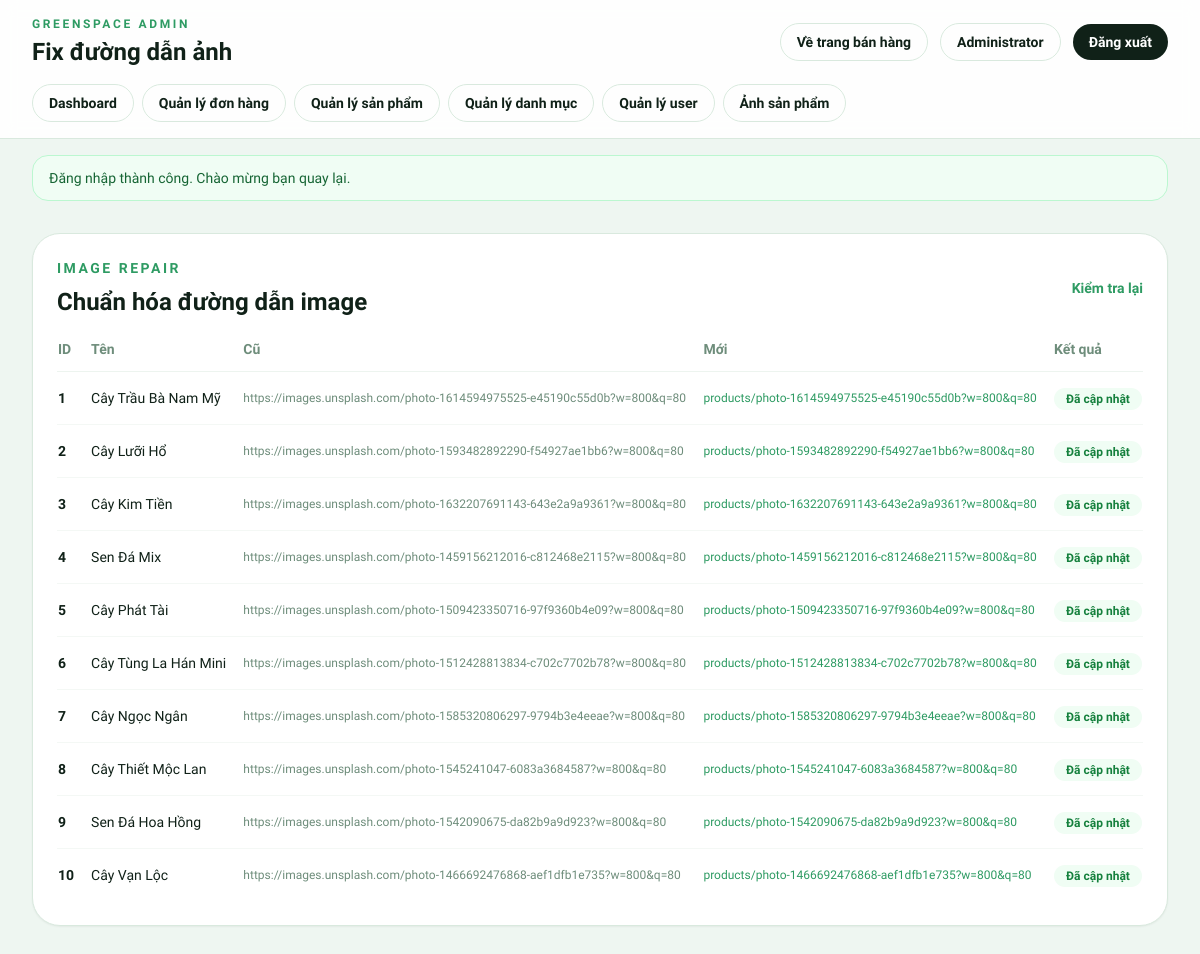
/admin/fix_images.php (signed in), run on the app's committed database.
### tables this page shows
CREATE TABLE products (
    id INT AUTO_INCREMENT PRIMARY KEY,
    category_id INT NOT NULL,
    name VARCHAR(200) NOT NULL,
    slug VARCHAR(200) NOT NULL UNIQUE,
    description TEXT DEFAULT NULL,
    price DECIMAL(10, 2) NOT NULL,
    sale_price DECIMAL(10, 2) DEFAULT NULL,
    stock INT NOT NULL DEFAULT 0,
    image VARCHAR(255) DEFAULT NULL,
    images TEXT DEFAULT NULL,  
    size VARCHAR(50) DEFAULT NULL,
    care_level ENUM('easy', 'medium', 'hard') NOT NULL DEFAULT 'medium',
    light_requirement ENUM('low', 'medium', 'high') NOT NULL DEFAULT 'medium',
    water_requirement ENUM('low', 'medium', 'high') NOT NULL DEFAULT 'medium',
    featured TINYINT(1) NOT NULL DEFAULT 0,
    status ENUM('active', 'inactive') NOT NULL DEFAULT 'active',
    views INT NOT NULL DEFAULT 0,
    created_at TIMESTAMP DEFAULT CURRENT_TIMESTAMP,
    updated_at TIMESTAMP DEFAULT CURRENT_TIMESTAMP ON UPDATE CURRENT_TIMESTAMP,
    CONSTRAINT fk_products_category
        FOREIGN KEY (category_id) REFERENCES categories(id) ON DELETE CASCADE,
    INDEX idx_products_category_id (category_id),
    INDEX idx_products_status (status),
    INDEX idx_products_featured (featured),
    INDEX idx_products_price (price),
    INDEX idx_products_stock (stock)
);

### helpers/functions.php (called while the page is built, shortened)
<?php
function clean(string|array $data): string|array {
    return htmlspecialchars(trim($data), ENT_QUOTES, 'UTF-8');
}
function is_admin(): bool {
    return isset($_SESSION['user_role']) && $_SESSION['user_role'] === 'admin';
}
function admin_permission_catalog(): array {
    return [
        'orders.manage' => [
            'label' => 'Quản lý đơn hàng',
            'description' => 'Xem đơn, cập nhật trạng thái và duyệt thanh toán mô phỏng.',
        ],
        'products.manage' => [
            'label' => 'Quản lý sản phẩm',
            'description' => 'Tạo, sửa, ẩn/hiện và cập nhật thông tin sản phẩm.',
        ],
        'categories.manage' => [
            'label' => 'Quản lý danh mục',
            'description' => 'Tạo và chỉnh sửa cây danh mục sản phẩm.',
        ],
        'users.manage' => [
            'label' => 'Quản lý tài khoản',
            'description' => 'Phân quyền, khóa/mở và cập nhật tài khoản người dùng.',
        ],
        'uploads.manage' => [
            'label' => 'Quản lý ảnh sản phẩm',
            'description' => 'Upload ảnh, cập nhật URL ảnh và chạy các tiện ích ảnh.',
        ],
    ];
}
function admin_has_full_access(?array $user = null): bool {
    $user ??= get_user();
    if (array_key_exists('has_full_admin_access', $user)) {
        return (bool)$user['has_full_admin_access'];
    }
    return empty($user['admin_permissions']);
}
function admin_has_permission(string $permission): bool {
    if (admin_has_full_access()) {
        return true;
    }
    return in_array($permission, get_admin_permissions(), true);
}
function get_user(): ?array {
    return $_SESSION['user_data'] ?? null;
}
function get_user_name(): ?string {
    $user = get_user();
    if (!empty($user['full_name'])) {
        return $user['full_name'];
    }
    return $user['username'] ?? null;
}
function get_flash(): ?array {
    if (isset($_SESSION['flash'])) {
        $flash = $_SESSION['flash'];
        return $flash;
    }
    return null;
}

### public/admin/fix_images.php (the view, shortened to what this page needs)
<?php
require_once __DIR__ . '/bootstrap.php';
$db = new Database();
$conn = $db->getConnection();
$stmt = $conn->query("SELECT id, name, image FROM products");
$products = $stmt->fetchAll(PDO::FETCH_ASSOC);
$results = [];
foreach ($products as $product) {
    $oldPath = (string)($product['image'] ?? '');
    $newPath = str_replace('"', '', $oldPath);
    $newPath = basename($newPath);
    if ($newPath !== '' && strpos($newPath, 'products/') !== 0) {
        $newPath = 'products/' . $newPath;
    }
    try {
        $results[] = [
            'id' => $product['id'],
            'name' => $product['name'],
            'old' => $oldPath,
            'new' => $newPath,
            'status' => 'success',
        ];
    } catch (Throwable $e) {
        $results[] = [
            'id' => $product['id'],
            'name' => $product['name'],
            'old' => $oldPath,
            'new' => $newPath,
            'status' => 'error',
            'error' => $e->getMessage(),
        ];
    }
}
render_admin_header('Fix đường dẫn ảnh');
?>
<div class="rounded-[1.75rem] border border-[#d9e9de] bg-white p-6 shadow-sm">
    <div class="mb-5 flex items-center justify-between gap-3">
        <div>
            <p class="text-sm font-semibold uppercase tracking-[0.18em] text-[#2e9b63]">Image repair</p>
            <h2 class="mt-2 text-2xl font-extrabold text-[#102118]">Chuẩn hóa đường dẫn image</h2>
        </div>
        <a href="check_images.php" class="text-sm font-semibold text-[#2e9b63] hover:text-[#22784d]">Kiểm tra lại</a>
    </div>
    <div class="overflow-x-auto">
        <table class="min-w-full text-sm">
            <thead>
                <tr class="border-b border-[#edf4ef] text-left text-[#6e8d7b]">
                    <th class="pb-3 pr-4 font-semibold">ID</th>
                    <th class="pb-3 pr-4 font-semibold">Tên</th>
                    <th class="pb-3 pr-4 font-semibold">Cũ</th>
                    <th class="pb-3 pr-4 font-semibold">Mới</th>
                    <th class="pb-3 font-semibold">Kết quả</th>
                </tr>
            </thead>
            <tbody>
                <?php foreach ($results as $result): ?>
                    <tr class="border-b border-[#f4f8f5] last:border-b-0">
                        <td class="py-4 pr-4 font-semibold text-[#102118]"><?= (int)$result['id'] ?></td>
                        <td class="py-4 pr-4 text-[#102118]"><?= clean($result['name']) ?></td>
                        <td class="py-4 pr-4 text-xs text-[#6e8d7b]"><?= clean($result['old']) ?></td>
                        <td class="py-4 pr-4 text-xs text-[#2e9b63]"><?= clean($result['new']) ?></td>
                        <td class="py-4">
                            <?php if ($result['status'] === 'success'): ?>
                                <span class="rounded-full bg-green-50 px-3 py-1 text-xs font-semibold text-green-700">Đã cập nhật</span>
                            <?php else: ?>
                                <span class="rounded-full bg-red-50 px-3 py-1 text-xs font-semibold text-red-700"><?= clean($result['error'] ?? 'Lỗi') ?></span>
                            <?php endif; ?>
                        </td>
                    </tr>
                <?php endforeach; ?>
            </tbody>
        </table>
    </div>
</div>
<?php render_admin_footer(); ?>

### public/admin/bootstrap.php (shortened to what this page needs)
<?php
function admin_nav_items(): array {
    return [
        'dashboard.php' => ['label' => 'Dashboard'],
        'orders.php' => ['label' => 'Quản lý đơn hàng', 'permission' => 'orders.manage'],
        'products.php' => ['label' => 'Quản lý sản phẩm', 'permission' => 'products.manage'],
        'categories.php' => ['label' => 'Quản lý danh mục', 'permission' => 'categories.manage'],
        'users.php' => ['label' => 'Quản lý user', 'permission' => 'users.manage'],
        'admin_upload_images.php' => ['label' => 'Ảnh sản phẩm', 'permission' => 'uploads.manage'],
    ];
}
function visible_admin_nav_items(): array {
    $items = [];
    foreach (admin_nav_items() as $file => $meta) {
        $permission = $meta['permission'] ?? null;
        $items[$file] = $meta['label'];
    }
    return $items;
}
function render_admin_header(string $title): void {
    $flash = get_flash();
    $adminName = get_user_name() ?? 'Admin';
    $currentPage = basename((string)parse_url($_SERVER['REQUEST_URI'] ?? '', PHP_URL_PATH));
    ?>
    <!DOCTYPE html>
    <html lang="vi">
    <head>
        <script src="https://cdn.tailwindcss.com?plugins=forms"></script>
    </head>
    <body class="min-h-screen bg-[#eef6f1] font-['Plus_Jakarta_Sans'] text-[#102118]">
        <div class="min-h-screen">
            <header class="border-b border-[#d9e9de] bg-white/90 backdrop-blur">
                <div class="mx-auto max-w-7xl px-4 py-4 sm:px-6 lg:px-8">
                    <div class="flex flex-col gap-4 lg:flex-row lg:items-center lg:justify-between">
                        <div>
                            <p class="text-xs font-semibold uppercase tracking-[0.22em] text-[#2e9b63]">GreenSpace Admin</p>
                            <h1 class="mt-1 text-2xl font-extrabold"><?= clean($title) ?></h1>
                        </div>
                        <div class="flex flex-wrap items-center gap-3">
                            <a href="../home.php" class="inline-flex items-center rounded-full border border-[#d9e9de] px-4 py-2 text-sm font-semibold text-[#102118] transition-colors hover:border-[#2e9b63] hover:text-[#2e9b63]">
                                Về trang bán hàng
                            </a>
                            <a href="../profile.php" class="inline-flex items-center rounded-full border border-[#d9e9de] px-4 py-2 text-sm font-semibold text-[#102118] transition-colors hover:border-[#2e9b63] hover:text-[#2e9b63]">
                                <?= clean($adminName) ?>
                            </a>
                            <form action="../logout.php" method="POST">
                                <button type="submit" class="inline-flex items-center rounded-full bg-[#102118] px-4 py-2 text-sm font-semibold text-white transition-colors hover:bg-[#1f3b2d]">
                                    Đăng xuất
                                </button>
                            </form>
                        </div>
                    </div>
                    <nav class="mt-4 flex flex-wrap gap-2">
                        <?php foreach (visible_admin_nav_items() as $file => $label): ?>
                            <a
                                href="<?= clean($file) ?>"
                                class="inline-flex items-center rounded-full px-4 py-2 text-sm font-semibold transition-colors <?= $currentPage === $file ? 'bg-[#102118] text-white' : 'border border-[#d9e9de] text-[#102118] hover:border-[#2e9b63] hover:text-[#2e9b63]' ?>"
                            >
                                <?= clean($label) ?>
                            </a>
                        <?php endforeach; ?>
                    </nav>
                </div>
            </header>
            <?php if ($flash): ?>
                <div class="mx-auto max-w-7xl px-4 pt-4 sm:px-6 lg:px-8">
                    <div class="rounded-2xl border px-4 py-3 text-sm font-medium <?= ($flash['type'] ?? '') === 'success' ? 'border-green-200 bg-green-50 text-green-800' : 'border-red-200 bg-red-50 text-red-800' ?>">
                        <?= clean($flash['message'] ?? '') ?>
                    </div>
                </div>
            <?php endif; ?>
            <main class="mx-auto max-w-7xl px-4 py-8 sm:px-6 lg:px-8">
    <?php
}
function render_admin_footer(): void {
    ?>
            </main>
        </div>
    </body>
    </html>
    <?php
}

### data on the page
products: id "1", name "Cây Trầu Bà Nam Mỹ", image "https://images.unsplash.com/photo-1614594975525-e45190c55d0b?w=800&q=80", new "products/photo-1614594975525-e45190c55d0b?w=800&q=80"
products: id "2", name "Cây Lưỡi Hổ", image "https://images.unsplash.com/photo-1593482892290-f54927ae1bb6?w=800&q=80", new "products/photo-1593482892290-f54927ae1bb6?w=800&q=80"
products: id "3", name "Cây Kim Tiền", image "https://images.unsplash.com/photo-1632207691143-643e2a9a9361?w=800&q=80", new "products/photo-1632207691143-643e2a9a9361?w=800&q=80"
products: id "4", name "Sen Đá Mix", image "https://images.unsplash.com/photo-1459156212016-c812468e2115?w=800&q=80", new "products/photo-1459156212016-c812468e2115?w=800&q=80"
products: id "5", name "Cây Phát Tài", image "https://images.unsplash.com/photo-1509423350716-97f9360b4e09?w=800&q=80", new "products/photo-1509423350716-97f9360b4e09?w=800&q=80"
products: id "6", name "Cây Tùng La Hán Mini", image "https://images.unsplash.com/photo-1512428813834-c702c7702b78?w=800&q=80", new "products/photo-1512428813834-c702c7702b78?w=800&q=80"
products: id "7", name "Cây Ngọc Ngân", image "https://images.unsplash.com/photo-1585320806297-9794b3e4eeae?w=800&q=80", new "products/photo-1585320806297-9794b3e4eeae?w=800&q=80"
products: id "8", name "Cây Thiết Mộc Lan", image "https://images.unsplash.com/photo-1545241047-6083a3684587?w=800&q=80", new "products/photo-1545241047-6083a3684587?w=800&q=80"
products: id "9", name "Sen Đá Hoa Hồng", image "https://images.unsplash.com/photo-1542090675-da82b9a9d923?w=800&q=80", new "products/photo-1542090675-da82b9a9d923?w=800&q=80"
products: id "10", name "Cây Vạn Lộc", image "https://images.unsplash.com/photo-1466692476868-aef1dfb1e735?w=800&q=80", new "products/photo-1466692476868-aef1dfb1e735?w=800&q=80"

### other printed values
$title "Fix đường dẫn ảnh"
$adminName "Administrator"
$label "Dashboard"
$label "Quản lý đơn hàng"
$label "Quản lý sản phẩm"
$label "Quản lý danh mục"
$label "Quản lý user"
$label "Ảnh sản phẩm"
$flash['message'] "Đăng nhập thành công. Chào mừng bạn quay lại."
